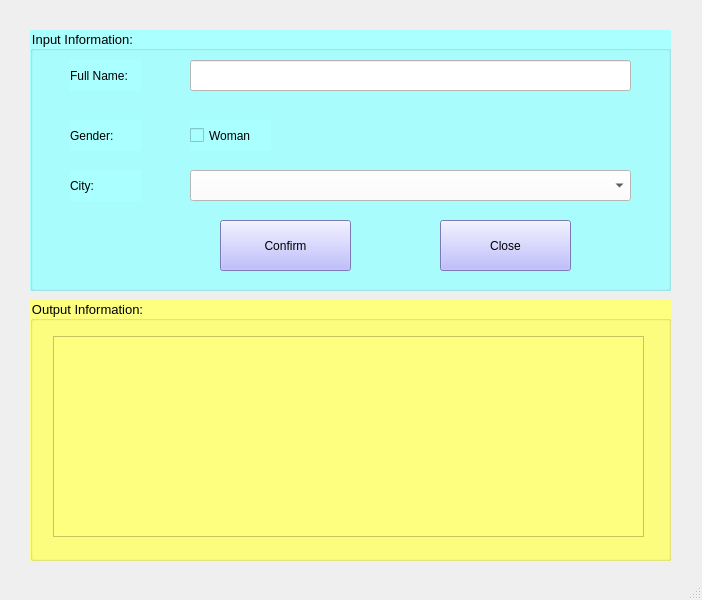
<?xml version="1.0" encoding="UTF-8"?>
<ui version="4.0">
 <class>MainWindow</class>
 <widget class="QMainWindow" name="MainWindow">
  <property name="geometry">
   <rect>
    <x>0</x>
    <y>0</y>
    <width>702</width>
    <height>600</height>
   </rect>
  </property>
  <property name="windowTitle">
   <string>AduASen</string>
  </property>
  <widget class="QWidget" name="centralwidget">
   <property name="font">
    <font>
     <pointsize>10</pointsize>
    </font>
   </property>
   <widget class="QGroupBox" name="groupBox">
    <property name="geometry">
     <rect>
      <x>30</x>
      <y>30</y>
      <width>641</width>
      <height>261</height>
     </rect>
    </property>
    <property name="styleSheet">
     <string notr="true">background-color: rgb(170, 255, 255);</string>
    </property>
    <property name="title">
     <string>Input Information:</string>
    </property>
    <widget class="QLabel" name="label">
     <property name="geometry">
      <rect>
       <x>40</x>
       <y>30</y>
       <width>71</width>
       <height>31</height>
      </rect>
     </property>
     <property name="text">
      <string>Full Name:</string>
     </property>
    </widget>
    <widget class="QLineEdit" name="lineEdit">
     <property name="geometry">
      <rect>
       <x>160</x>
       <y>30</y>
       <width>441</width>
       <height>31</height>
      </rect>
     </property>
     <property name="styleSheet">
      <string notr="true">background-color: rgb(255, 255, 255);</string>
     </property>
    </widget>
    <widget class="QLabel" name="label_2">
     <property name="geometry">
      <rect>
       <x>40</x>
       <y>90</y>
       <width>71</width>
       <height>31</height>
      </rect>
     </property>
     <property name="text">
      <string>Gender:</string>
     </property>
    </widget>
    <widget class="QCheckBox" name="checkBox">
     <property name="geometry">
      <rect>
       <x>160</x>
       <y>90</y>
       <width>81</width>
       <height>31</height>
      </rect>
     </property>
     <property name="text">
      <string>Woman</string>
     </property>
    </widget>
    <widget class="QLabel" name="label_3">
     <property name="geometry">
      <rect>
       <x>40</x>
       <y>140</y>
       <width>71</width>
       <height>31</height>
      </rect>
     </property>
     <property name="text">
      <string>City:</string>
     </property>
    </widget>
    <widget class="QComboBox" name="comboBox">
     <property name="geometry">
      <rect>
       <x>160</x>
       <y>140</y>
       <width>441</width>
       <height>31</height>
      </rect>
     </property>
     <property name="styleSheet">
      <string notr="true">background-color: rgb(255, 255, 255);</string>
     </property>
    </widget>
    <widget class="QPushButton" name="pushButton">
     <property name="geometry">
      <rect>
       <x>190</x>
       <y>190</y>
       <width>131</width>
       <height>51</height>
      </rect>
     </property>
     <property name="styleSheet">
      <string notr="true">background-color: rgb(170, 170, 255);</string>
     </property>
     <property name="text">
      <string>Confirm</string>
     </property>
    </widget>
    <widget class="QPushButton" name="pushButton_2">
     <property name="geometry">
      <rect>
       <x>410</x>
       <y>190</y>
       <width>131</width>
       <height>51</height>
      </rect>
     </property>
     <property name="styleSheet">
      <string notr="true">background-color: rgb(170, 170, 255);</string>
     </property>
     <property name="text">
      <string>Close</string>
     </property>
    </widget>
   </widget>
   <widget class="QGroupBox" name="groupBox_2">
    <property name="geometry">
     <rect>
      <x>30</x>
      <y>300</y>
      <width>641</width>
      <height>261</height>
     </rect>
    </property>
    <property name="styleSheet">
     <string notr="true">background-color: rgb(255, 255, 127);</string>
    </property>
    <property name="title">
     <string>Output Information:</string>
    </property>
    <widget class="QPlainTextEdit" name="plainTextEdit">
     <property name="geometry">
      <rect>
       <x>23</x>
       <y>36</y>
       <width>591</width>
       <height>201</height>
      </rect>
     </property>
     <property name="font">
      <font>
       <pointsize>11</pointsize>
      </font>
     </property>
    </widget>
   </widget>
  </widget>
  <widget class="QStatusBar" name="statusbar"/>
 </widget>
 <resources/>
 <connections/>
</ui>
